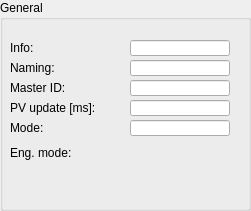
     <widget class="QGroupBox" name="groupBox">
      <property name="geometry">
       <rect>
        <x>30</x>
        <y>20</y>
        <width>251</width>
        <height>211</height>
       </rect>
      </property>
      <property name="title">
       <string>General</string>
      </property>
      <widget class="caLabel" name="calabel_72">
       <property name="geometry">
        <rect>
         <x>10</x>
         <y>40</y>
         <width>100</width>
         <height>16</height>
        </rect>
       </property>
       <property name="maximumSize">
        <size>
         <width>16777215</width>
         <height>16</height>
        </size>
       </property>
       <property name="text">
        <string>Info:</string>
       </property>
      </widget>
      <widget class="caLabel" name="calabel_73">
       <property name="geometry">
        <rect>
         <x>10</x>
         <y>60</y>
         <width>100</width>
         <height>16</height>
        </rect>
       </property>
       <property name="maximumSize">
        <size>
         <width>16777215</width>
         <height>16</height>
        </size>
       </property>
       <property name="text">
        <string>Naming:</string>
       </property>
      </widget>
      <widget class="caLabel" name="calabel_75">
       <property name="geometry">
        <rect>
         <x>10</x>
         <y>80</y>
         <width>100</width>
         <height>16</height>
        </rect>
       </property>
       <property name="maximumSize">
        <size>
         <width>16777215</width>
         <height>16</height>
        </size>
       </property>
       <property name="text">
        <string>Master ID:</string>
       </property>
      </widget>
      <widget class="caLineEdit" name="calineedit_38">
       <property name="geometry">
        <rect>
         <x>130</x>
         <y>80</y>
         <width>100</width>
         <height>16</height>
        </rect>
       </property>
       <property name="maximumSize">
        <size>
         <width>16777215</width>
         <height>18</height>
        </size>
       </property>
       <property name="channel" stdset="0">
        <string notr="true">$(IOC):MCU-Cfg-EC-Mst</string>
       </property>
       <property name="background">
        <color alpha="222">
         <red>192</red>
         <green>192</green>
         <blue>192</blue>
        </color>
       </property>
       <property name="colorMode">
        <enum>caLineEdit::Static</enum>
       </property>
       <property name="precisionMode">
        <enum>caLineEdit::Channel</enum>
       </property>
       <property name="limitsMode">
        <enum>caLineEdit::User</enum>
       </property>
       <property name="unitsEnabled">
        <bool>true</bool>
       </property>
      </widget>
      <widget class="caLineEdit" name="calineedit_42">
       <property name="geometry">
        <rect>
         <x>130</x>
         <y>100</y>
         <width>100</width>
         <height>16</height>
        </rect>
       </property>
       <property name="maximumSize">
        <size>
         <width>16777215</width>
         <height>18</height>
        </size>
       </property>
       <property name="text">
        <string/>
       </property>
       <property name="channel" stdset="0">
        <string notr="true">$(IOC):MCU-Cfg-PV-Time</string>
       </property>
       <property name="background">
        <color alpha="222">
         <red>192</red>
         <green>192</green>
         <blue>192</blue>
        </color>
       </property>
       <property name="colorMode">
        <enum>caLineEdit::Static</enum>
       </property>
       <property name="precisionMode">
        <enum>caLineEdit::Channel</enum>
       </property>
       <property name="limitsMode">
        <enum>caLineEdit::User</enum>
       </property>
       <property name="unitsEnabled">
        <bool>true</bool>
       </property>
      </widget>
      <widget class="caLabel" name="calabel_79">
       <property name="geometry">
        <rect>
         <x>10</x>
         <y>100</y>
         <width>100</width>
         <height>16</height>
        </rect>
       </property>
       <property name="maximumSize">
        <size>
         <width>16777215</width>
         <height>16</height>
        </size>
       </property>
       <property name="text">
        <string>PV update [ms]:</string>
       </property>
      </widget>
      <widget class="caLineEdit" name="calineedit_43">
       <property name="geometry">
        <rect>
         <x>130</x>
         <y>120</y>
         <width>100</width>
         <height>16</height>
        </rect>
       </property>
       <property name="maximumSize">
        <size>
         <width>16777215</width>
         <height>18</height>
        </size>
       </property>
       <property name="text">
        <string/>
       </property>
       <property name="channel" stdset="0">
        <string notr="true">$(IOC):MCU-Cfg-Mode</string>
       </property>
       <property name="background">
        <color alpha="222">
         <red>192</red>
         <green>192</green>
         <blue>192</blue>
        </color>
       </property>
       <property name="colorMode">
        <enum>caLineEdit::Static</enum>
       </property>
       <property name="precisionMode">
        <enum>caLineEdit::Channel</enum>
       </property>
       <property name="limitsMode">
        <enum>caLineEdit::User</enum>
       </property>
       <property name="unitsEnabled">
        <bool>true</bool>
       </property>
      </widget>
      <widget class="caLabel" name="calabel_80">
       <property name="geometry">
        <rect>
         <x>10</x>
         <y>120</y>
         <width>100</width>
         <height>16</height>
        </rect>
       </property>
       <property name="maximumSize">
        <size>
         <width>16777215</width>
         <height>16</height>
        </size>
       </property>
       <property name="text">
        <string>Mode:</string>
       </property>
      </widget>
      <widget class="caLabel" name="calabel_81">
       <property name="geometry">
        <rect>
         <x>10</x>
         <y>145</y>
         <width>100</width>
         <height>16</height>
        </rect>
       </property>
       <property name="maximumSize">
        <size>
         <width>16777215</width>
         <height>16</height>
        </size>
       </property>
       <property name="text">
        <string>Eng. mode:</string>
       </property>
      </widget>
      <widget class="caLed" name="caled_2">
       <property name="geometry">
        <rect>
         <x>150</x>
         <y>140</y>
         <width>30</width>
         <height>30</height>
        </rect>
       </property>
       <property name="channel" stdset="0">
        <string notr="true">$(IOC):MCU-Cfg-Eng-Mode</string>
       </property>
       <property name="falseColor">
        <color>
         <red>107</red>
         <green>107</green>
         <blue>107</blue>
        </color>
       </property>
       <property name="trueColor">
        <color>
         <red>0</red>
         <green>0</green>
         <blue>255</blue>
        </color>
       </property>
      </widget>
      <widget class="caLineEdit" name="calineedit_48">
       <property name="geometry">
        <rect>
         <x>130</x>
         <y>40</y>
         <width>100</width>
         <height>16</height>
        </rect>
       </property>
       <property name="maximumSize">
        <size>
         <width>16777215</width>
         <height>18</height>
        </size>
       </property>
       <property name="channel" stdset="0">
        <string notr="true">$(IOC):MCU-Cfg-Info</string>
       </property>
       <property name="background">
        <color alpha="222">
         <red>192</red>
         <green>192</green>
         <blue>192</blue>
        </color>
       </property>
       <property name="colorMode">
        <enum>caLineEdit::Static</enum>
       </property>
       <property name="precisionMode">
        <enum>caLineEdit::Channel</enum>
       </property>
       <property name="limitsMode">
        <enum>caLineEdit::User</enum>
       </property>
       <property name="unitsEnabled">
        <bool>true</bool>
       </property>
      </widget>
      <widget class="caLineEdit" name="calineedit_49">
       <property name="geometry">
        <rect>
         <x>130</x>
         <y>60</y>
         <width>100</width>
         <height>16</height>
        </rect>
       </property>
       <property name="maximumSize">
        <size>
         <width>16777215</width>
         <height>18</height>
        </size>
       </property>
       <property name="channel" stdset="0">
        <string notr="true">$(IOC):MCU-Cfg-Naming</string>
       </property>
       <property name="background">
        <color alpha="222">
         <red>192</red>
         <green>192</green>
         <blue>192</blue>
        </color>
       </property>
       <property name="colorMode">
        <enum>caLineEdit::Static</enum>
       </property>
       <property name="precisionMode">
        <enum>caLineEdit::Channel</enum>
       </property>
       <property name="limitsMode">
        <enum>caLineEdit::User</enum>
       </property>
       <property name="unitsEnabled">
        <bool>true</bool>
       </property>
      </widget>
     </widget>
